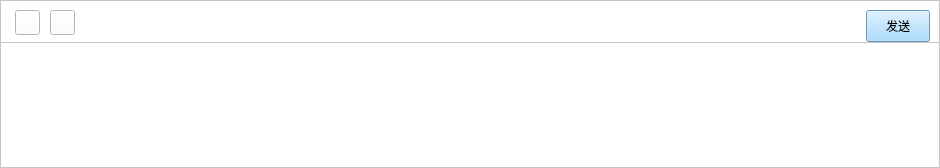
      <widget class="QFrame" name="kp_inputFrame">
       <property name="enabled">
        <bool>true</bool>
       </property>
       <property name="geometry">
        <rect>
         <x>0</x>
         <y>450</y>
         <width>940</width>
         <height>168</height>
        </rect>
       </property>
       <property name="styleSheet">
        <string notr="true">background-color:rgb(224, 242, 255);
</string>
       </property>
       <property name="frameShape">
        <enum>QFrame::StyledPanel</enum>
       </property>
       <property name="frameShadow">
        <enum>QFrame::Raised</enum>
       </property>
       <widget class="QFrame" name="kp_if_write">
        <property name="geometry">
         <rect>
          <x>0</x>
          <y>0</y>
          <width>940</width>
          <height>168</height>
         </rect>
        </property>
        <property name="styleSheet">
         <string notr="true">background-color: #fff;</string>
        </property>
        <property name="frameShape">
         <enum>QFrame::StyledPanel</enum>
        </property>
        <property name="frameShadow">
         <enum>QFrame::Raised</enum>
        </property>
        <widget class="QTextEdit" name="kp_if_w_sendEdit">
         <property name="geometry">
          <rect>
           <x>0</x>
           <y>42</y>
           <width>940</width>
           <height>126</height>
          </rect>
         </property>
         <property name="cursor" stdset="0">
          <cursorShape>IBeamCursor</cursorShape>
         </property>
         <property name="styleSheet">
          <string notr="true">padding-left: 10px;
padding-right: 10px;
</string>
         </property>
        </widget>
        <widget class="QToolButton" name="kp_if_w_emoji">
         <property name="geometry">
          <rect>
           <x>15</x>
           <y>10</y>
           <width>25</width>
           <height>25</height>
          </rect>
         </property>
         <property name="cursor">
          <cursorShape>PointingHandCursor</cursorShape>
         </property>
         <property name="styleSheet">
          <string notr="true">image: url(:/chatting/img/Chatting/smile.png);</string>
         </property>
         <property name="text">
          <string/>
         </property>
        </widget>
        <widget class="QPushButton" name="kp_if_w_send">
         <property name="geometry">
          <rect>
           <x>866</x>
           <y>10</y>
           <width>64</width>
           <height>32</height>
          </rect>
         </property>
         <property name="cursor">
          <cursorShape>PointingHandCursor</cursorShape>
         </property>
         <property name="styleSheet">
          <string notr="true">QPushButton{
	background-color: #93D2FF;
}

QPushButton:hover{
	background-color: #2B579A;
	color:#fff;
}

</string>
         </property>
         <property name="text">
          <string>发送</string>
         </property>
        </widget>
        <widget class="QToolButton" name="kp_if_w_speak">
         <property name="geometry">
          <rect>
           <x>50</x>
           <y>10</y>
           <width>25</width>
           <height>25</height>
          </rect>
         </property>
         <property name="cursor">
          <cursorShape>PointingHandCursor</cursorShape>
         </property>
         <property name="styleSheet">
          <string notr="true">image: url(:/chatting/img/Chatting/microphone.png);</string>
         </property>
         <property name="text">
          <string/>
         </property>
        </widget>
       </widget>
       <widget class="QToolButton" name="kp_if_microphone">
        <property name="geometry">
         <rect>
          <x>420</x>
          <y>34</y>
          <width>100</width>
          <height>100</height>
         </rect>
        </property>
        <property name="styleSheet">
         <string notr="true">image: url(:/chatting/img/Chatting/microphone2.png);</string>
        </property>
        <property name="text">
         <string/>
        </property>
       </widget>
       <widget class="QToolButton" name="kp_if_writeButton">
        <property name="geometry">
         <rect>
          <x>900</x>
          <y>130</y>
          <width>20</width>
          <height>20</height>
         </rect>
        </property>
        <property name="styleSheet">
         <string notr="true">image: url(:/chatting/img/Chatting/type.png);</string>
        </property>
        <property name="text">
         <string/>
        </property>
       </widget>
       <zorder>kp_if_microphone</zorder>
       <zorder>kp_if_writeButton</zorder>
       <zorder>kp_if_write</zorder>
      </widget>
